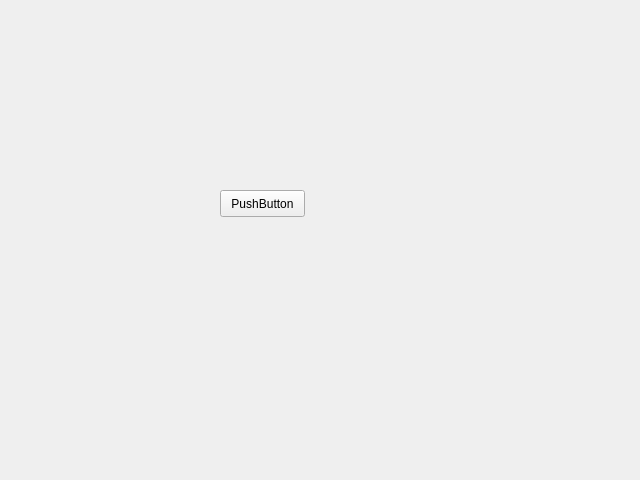
<?xml version="1.0" encoding="UTF-8"?>
<ui version="4.0">
 <class>Form</class>
 <widget class="QWidget" name="Form">
  <property name="geometry">
   <rect>
    <x>0</x>
    <y>0</y>
    <width>640</width>
    <height>480</height>
   </rect>
  </property>
  <property name="windowTitle">
   <string>Form</string>
  </property>
  <widget class="QPushButton" name="pushButton">
   <property name="geometry">
    <rect>
     <x>220</x>
     <y>190</y>
     <width>85</width>
     <height>27</height>
    </rect>
   </property>
   <property name="text">
    <string>PushButton</string>
   </property>
  </widget>
 </widget>
 <resources/>
 <connections/>
</ui>
